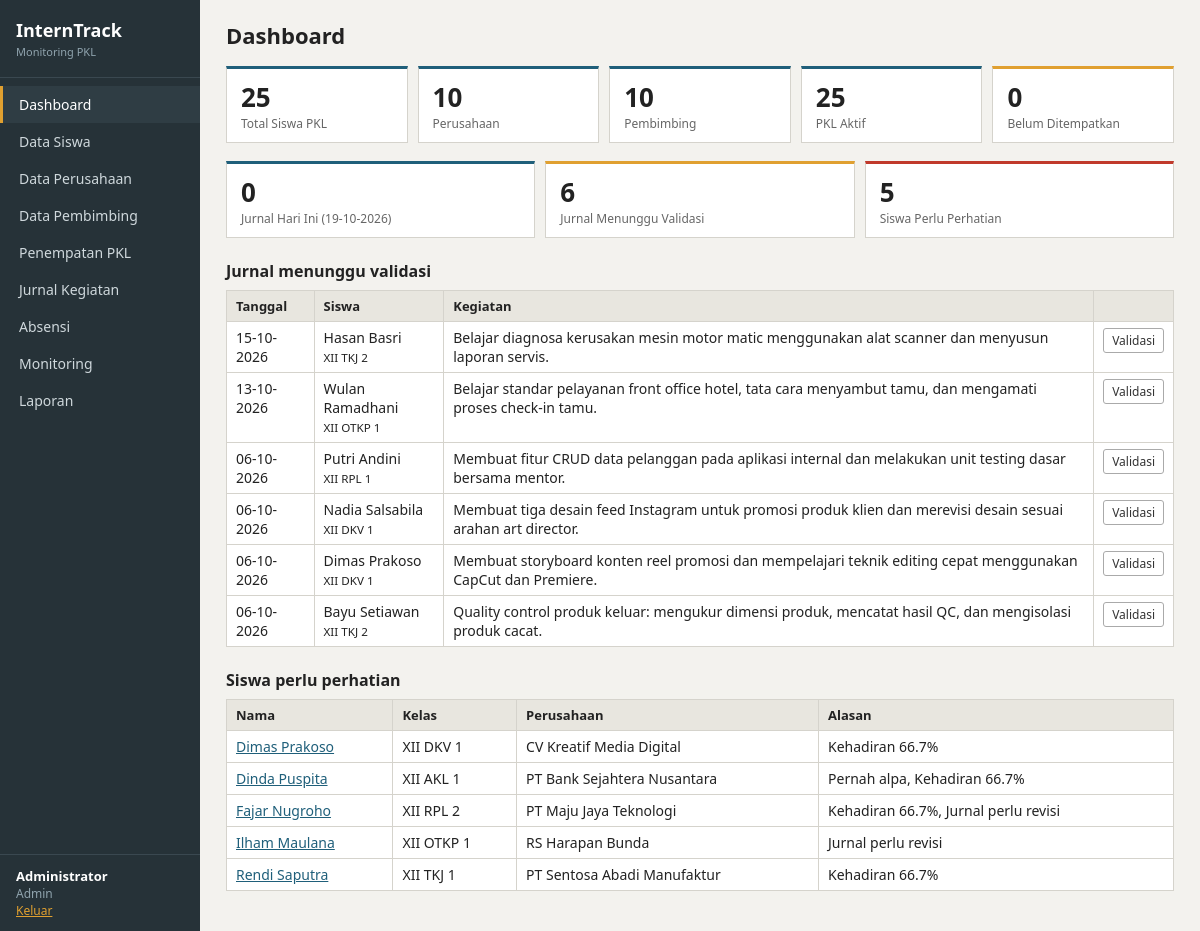
Page /admin/dashboard.php (signed in) on the committed database.
### tables this page shows
CREATE TABLE jurnal (
    id_jurnal INT AUTO_INCREMENT,
    id_siswa INT NOT NULL,
    tanggal DATE NOT NULL,
    kegiatan TEXT NOT NULL,
    status_validasi VARCHAR(20) DEFAULT 'Pending',
    PRIMARY KEY (id_jurnal),
    FOREIGN KEY (id_siswa) REFERENCES siswa(id_siswa) ON DELETE CASCADE ON UPDATE CASCADE
);

CREATE TABLE siswa (
    id_siswa INT AUTO_INCREMENT,
    nisn VARCHAR(10) NOT NULL UNIQUE,
    nama_siswa VARCHAR(100) NOT NULL,
    kelas VARCHAR(20),
    id_user INT UNIQUE,
    id_perusahaan INT,
    id_pembimbing INT,
    PRIMARY KEY (id_siswa),
    FOREIGN KEY (id_user) REFERENCES users(id_user) ON DELETE SET NULL ON UPDATE CASCADE,
    FOREIGN KEY (id_perusahaan) REFERENCES perusahaan(id_perusahaan) ON DELETE SET NULL ON UPDATE CASCADE,
    FOREIGN KEY (id_pembimbing) REFERENCES pembimbing(id_pembimbing) ON DELETE SET NULL ON UPDATE CASCADE
);

CREATE TABLE perusahaan (
    id_perusahaan INT AUTO_INCREMENT,
    nama_perusahaan VARCHAR(100) NOT NULL,
    alamat TEXT,
    id_user INT UNIQUE,
    PRIMARY KEY (id_perusahaan),
    FOREIGN KEY (id_user) REFERENCES users(id_user) ON DELETE SET NULL ON UPDATE CASCADE
);

### admin/dashboard.php (the view, shortened to what this page needs)
<?php
require __DIR__ . '/../config/config.php';
$u = me();
page_start('Dashboard', 'dashboard.php');
$p = []; $sc = scope($p);
$totalSiswa = val("SELECT COUNT(*) FROM siswa s WHERE $sc", $p);
$aktif      = val("SELECT COUNT(*) FROM siswa s WHERE $sc AND s.id_perusahaan IS NOT NULL AND s.id_pembimbing IS NOT NULL", $p);
$belum      = val("SELECT COUNT(*) FROM siswa s WHERE $sc AND s.id_perusahaan IS NULL AND s.id_pembimbing IS NULL", $p);
if ($u['role'] === 'admin') {
    $jmlPerusahaan = val("SELECT COUNT(*) FROM perusahaan");
    $jmlPembimbing = val("SELECT COUNT(*) FROM pembimbing");
} else {
    $jmlPerusahaan = val("SELECT COUNT(DISTINCT s.id_perusahaan) FROM siswa s WHERE $sc", $p);
    $jmlPembimbing = val("SELECT COUNT(DISTINCT s.id_pembimbing) FROM siswa s WHERE $sc", $p);
}
$jurnalHariIni = val("SELECT COUNT(*) FROM jurnal j JOIN siswa s ON s.id_siswa = j.id_siswa WHERE $sc AND j.tanggal = CURDATE()", $p);
$jurnalPending = val("SELECT COUNT(*) FROM jurnal j JOIN siswa s ON s.id_siswa = j.id_siswa WHERE $sc AND j.status_validasi = 'Pending'", $p);
$perhatian = [];
foreach (siswa_stats() as $r) {
    $a = alasan_perhatian($r);
    if ($a) $perhatian[] = [$r, $a];
}
$pending = all("SELECT j.*, s.nama_siswa, s.kelas FROM jurnal j JOIN siswa s ON s.id_siswa = j.id_siswa
                WHERE $sc AND j.status_validasi = 'Pending' ORDER BY j.tanggal DESC LIMIT 6", $p);
?>
<div class="stats">
    <div class="stat"><div class="n"><?= $totalSiswa ?></div><div class="l">Total Siswa PKL</div></div>
    <div class="stat"><div class="n"><?= $jmlPerusahaan ?></div><div class="l">Perusahaan</div></div>
    <div class="stat"><div class="n"><?= $jmlPembimbing ?></div><div class="l">Pembimbing</div></div>
    <div class="stat"><div class="n"><?= $aktif ?></div><div class="l">PKL Aktif</div></div>
    <div class="stat y"><div class="n"><?= $belum ?></div><div class="l">Belum Ditempatkan</div></div>
</div>
<div class="stats">
    <div class="stat"><div class="n"><?= $jurnalHariIni ?></div><div class="l">Jurnal Hari Ini (<?= date('d-m-Y') ?>)</div></div>
    <div class="stat y"><div class="n"><?= $jurnalPending ?></div><div class="l">Jurnal Menunggu Validasi</div></div>
    <div class="stat warn"><div class="n"><?= count($perhatian) ?></div><div class="l">Siswa Perlu Perhatian</div></div>
</div>
<h2>Jurnal menunggu validasi</h2>
<table>
    <tr><th>Tanggal</th><th>Siswa</th><th>Kegiatan</th><th></th></tr>
    <?php foreach ($pending as $j): ?>
        <tr>
            <td><?= tgl($j['tanggal']) ?></td>
            <td><?= e($j['nama_siswa']) ?><br><small><?= e($j['kelas']) ?></small></td>
            <td><?= e($j['kegiatan']) ?></td>
            <td class="act"><a class="btn btn-sm btn-gray" href="jurnal.php?status=Pending">Validasi</a></td>
        </tr>
    <?php endforeach; ?>
</table>
<h2>Siswa perlu perhatian</h2>
<table>
    <tr><th>Nama</th><th>Kelas</th><th>Perusahaan</th><th>Alasan</th></tr>
    <?php foreach ($perhatian as [$r, $a]): ?>
        <tr>
            <td><a href="siswa.php?act=detail&id=<?= $r['id_siswa'] ?>"><?= e($r['nama_siswa']) ?></a></td>
            <td><?= e($r['kelas']) ?></td>
            <td><?= e($r['nama_perusahaan'] ?: '-') ?></td>
            <td><?= e(implode(', ', $a)) ?></td>
        </tr>
    <?php endforeach; ?>
</table>
<?php page_end(); ?>

### config/config.php (shortened to what this page needs)
<?php
$DB_HOST = 'localhost';
$DB_NAME = 'interntrack';
$DB_USER = 'root';
$DB_PASS = '';
try {
    $db = new PDO("mysql:host=$DB_HOST;dbname=$DB_NAME;charset=utf8mb4", $DB_USER, $DB_PASS, [
        PDO::ATTR_ERRMODE => PDO::ERRMODE_EXCEPTION,
        PDO::ATTR_DEFAULT_FETCH_MODE => PDO::FETCH_ASSOC,
    ]);
} catch (PDOException $ex) {
    die('Koneksi database gagal. Pastikan database "' . htmlspecialchars($DB_NAME) . '" sudah dibuat dan SQL sudah di-import. <br>' . htmlspecialchars($ex->getMessage()));
}
function q($sql, $params = []) { global $db; $st = $db->prepare($sql); $st->execute($params); return $st; }
function all($sql, $params = []) { return q($sql, $params)->fetchAll(); }
function val($sql, $params = []) { return q($sql, $params)->fetchColumn(); }
function e($s) { return htmlspecialchars((string)$s, ENT_QUOTES, 'UTF-8'); }
function tgl($d) { return $d ? date('d-m-Y', strtotime($d)) : '-'; }
function pct($hadir, $total) { return $total > 0 ? round($hadir * 100 / $total, 1) : null; }
function me() { return $_SESSION['user'] ?? null; }
function scope(&$params, $a = 's') {
    $u = me();
    return '1=1';
}
function siswa_stats($where = '1=1', $extra = []) {
    $p = []; $sc = scope($p);
    $sql = "SELECT s.*, p.nama_perusahaan, b.nama_pembimbing,
              COALESCE(ab.total,0) total, COALESCE(ab.hadir,0) hadir, COALESCE(ab.terlambat,0) terlambat,
              COALESCE(ab.izin,0) izin, COALESCE(ab.sakit,0) sakit, COALESCE(ab.alpa,0) alpa,
              (SELECT COUNT(*) FROM jurnal j WHERE j.id_siswa = s.id_siswa) jml_jurnal,
              (SELECT COUNT(*) FROM jurnal j WHERE j.id_siswa = s.id_siswa AND j.status_validasi = 'Revisi') revisi,
              (SELECT COUNT(*) FROM monitoring m WHERE m.id_siswa = s.id_siswa) jml_monitoring
            FROM siswa s
            LEFT JOIN perusahaan p ON p.id_perusahaan = s.id_perusahaan
            LEFT JOIN pembimbing b ON b.id_pembimbing = s.id_pembimbing
            LEFT JOIN (SELECT id_siswa, COUNT(*) total,
                          SUM(status_hadir IN ('Hadir','Terlambat')) hadir,
                          SUM(status_hadir = 'Terlambat') terlambat,
                          SUM(status_hadir = 'Izin') izin,
                          SUM(status_hadir = 'Sakit') sakit,
                          SUM(status_hadir = 'Alpa') alpa
                       FROM absensi GROUP BY id_siswa) ab ON ab.id_siswa = s.id_siswa
            WHERE $sc AND ($where)
            ORDER BY s.nama_siswa";
    return all($sql, array_merge($p, $extra));
}
function alasan_perhatian($r) {
    $a = [];
    if ($r['alpa'] > 0) $a[] = 'Pernah alpa';
    $p = pct($r['hadir'], $r['total']);
    if ($p !== null && $p < 75) $a[] = 'Kehadiran ' . $p . '%';
    if ($r['revisi'] > 0) $a[] = 'Jurnal perlu revisi';
    return $a;
}
function page_start($title, $active = '') {
    $u = me();
    $all = ['admin', 'pembimbing', 'perusahaan', 'siswa'];
    $a = BASE . ($u['role'] === 'siswa' ? '/siswa/' : '/admin/');
    $menu = [
        [$a . 'dashboard.php', 'Dashboard', $all],
        [$a . 'siswa.php', 'Data Siswa', ['admin', 'pembimbing', 'perusahaan']],
        [$a . 'perusahaan.php', 'Data Perusahaan', ['admin']],
        [$a . 'pembimbing.php', 'Data Pembimbing', ['admin']],
        [$a . 'penempatan.php', 'Penempatan PKL', ['admin']],
        [$a . 'jurnal.php', 'Jurnal Kegiatan', $all],
        [$a . 'absensi.php', 'Absensi', $all],
        [$a . 'monitoring.php', 'Monitoring', $all],
        [BASE . '/laporan/laporan.php', 'Laporan', ['admin', 'pembimbing', 'perusahaan']],
    ];
    $roleLabel = ['admin' => 'Admin', 'pembimbing' => 'Guru Pembimbing', 'perusahaan' => 'Perusahaan', 'siswa' => 'Siswa'];
    echo '<!DOCTYPE html><html lang="id"><head><meta charset="utf-8"><meta name="viewport" content="width=device-width, initial-scale=1">';
    echo '<title>' . e($title) . ' - InternTrack</title><link rel="stylesheet" href="' . BASE . '/assets/style.css"></head><body>';
    echo '<div class="side"><div class="brand">InternTrack<small>Monitoring PKL</small></div><ul>';
    foreach ($menu as $m) {
        echo '<li><a href="' . $m[0] . '"' . ($active === basename($m[0]) ? ' class="on"' : '') . '>' . $m[1] . '</a></li>';
    }
    echo '</ul><div class="who"><b>' . e($u['name']) . '</b><br>' . $roleLabel[$u['role']] . '<br><a href="' . BASE . '/auth/logout.php">Keluar</a></div></div>';
    echo '<div class="main"><h1>' . e($title) . '</h1>';
}
function page_end() {
    echo '</div></body></html>';
}

### assets/style.css (style rules this page uses)
* { box-sizing: border-box; }
body { margin: 0; font-family: "Segoe UI", Arial, sans-serif; font-size: 14px; color: #222; background: #f3f2ee; }
a { color: #1f5f7a; }
.side { position: fixed; top: 0; left: 0; bottom: 0; width: 200px; background: #263238; color: #cfd8dc; display: flex; flex-direction: column; }
.brand { padding: 18px 16px; font-size: 18px; font-weight: bold; color: #fff; border-bottom: 1px solid #3a4850; }
.brand small { display: block; font-size: 11px; font-weight: normal; color: #90a4ae; margin-top: 2px; }
.side ul { list-style: none; margin: 0; padding: 8px 0; flex: 1; }
.side li a { display: block; padding: 9px 16px; color: #cfd8dc; text-decoration: none; border-left: 3px solid transparent; }
.side li a.on { background: #2f3d44; border-left-color: #e0a030; color: #fff; }
.who { padding: 12px 16px; font-size: 12px; border-top: 1px solid #3a4850; color: #90a4ae; }
.who b { color: #fff; font-size: 13px; }
.who a { color: #e0a030; }
.main { margin-left: 200px; padding: 20px 26px 40px; }
h1 { font-size: 22px; margin: 0 0 16px; }
h2 { font-size: 16px; margin: 22px 0 8px; }
.btn { display: inline-block; padding: 7px 13px; font: inherit; border: 1px solid #1f5f7a; background: #1f5f7a; color: #fff; text-decoration: none; cursor: pointer; border-radius: 3px; }
.btn-gray { background: #fff; color: #333; border-color: #aaa; }
.btn-sm { padding: 3px 8px; font-size: 12px; }
table { border-collapse: collapse; width: 100%; background: #fff; }
th, td { border: 1px solid #d5d3cc; padding: 6px 9px; text-align: left; vertical-align: top; }
th { background: #e8e6df; font-size: 13px; }
td.act { white-space: nowrap; }
.stats { display: flex; flex-wrap: wrap; gap: 10px; margin-bottom: 18px; }
.stat { background: #fff; border: 1px solid #d5d3cc; border-top: 3px solid #1f5f7a; padding: 10px 14px; min-width: 140px; flex: 1; }
.stat .n { font-size: 26px; font-weight: bold; }
.stat .l { font-size: 12px; color: #666; }
.stat.warn { border-top-color: #c0392b; }
.stat.y { border-top-color: #e0a030; }

### rows in the picture
jurnal: tanggal "15-10-2026", id_siswa.nama_siswa "Hasan Basri", id_siswa.kelas "XII TKJ 2", kegiatan "Belajar diagnosa kerusakan mesin motor matic menggunakan alat scanner dan menyusun laporan servis."
jurnal: tanggal "13-10-2026", id_siswa.nama_siswa "Wulan Ramadhani", id_siswa.kelas "XII OTKP 1", kegiatan "Belajar standar pelayanan front office hotel, tata cara menyambut tamu, dan mengamati proses check-in tamu."
jurnal: tanggal "06-10-2026", id_siswa.nama_siswa "Putri Andini", id_siswa.kelas "XII RPL 1", kegiatan "Membuat fitur CRUD data pelanggan pada aplikasi internal dan melakukan unit testing dasar bersama mentor."
jurnal: tanggal "06-10-2026", id_siswa.nama_siswa "Nadia Salsabila", id_siswa.kelas "XII DKV 1", kegiatan "Membuat tiga desain feed Instagram untuk promosi produk klien dan merevisi desain sesuai arahan art director."
jurnal: tanggal "06-10-2026", id_siswa.nama_siswa "Dimas Prakoso", id_siswa.kelas "XII DKV 1", kegiatan "Membuat storyboard konten reel promosi dan mempelajari teknik editing cepat menggunakan CapCut dan Premiere."
jurnal: tanggal "06-10-2026", id_siswa.nama_siswa "Bayu Setiawan", id_siswa.kelas "XII TKJ 2", kegiatan "Quality control produk keluar: mengukur dimensi produk, mencatat hasil QC, dan mengisolasi produk cacat."
siswa: nama_siswa "Dimas Prakoso", kelas "XII DKV 1", id_perusahaan.nama_perusahaan "CV Kreatif Media Digital", a "Kehadiran 66.7%"
siswa: nama_siswa "Dinda Puspita", kelas "XII AKL 1", id_perusahaan.nama_perusahaan "PT Bank Sejahtera Nusantara", a "Pernah alpa, Kehadiran 66.7%"
siswa: nama_siswa "Fajar Nugroho", kelas "XII RPL 2", id_perusahaan.nama_perusahaan "PT Maju Jaya Teknologi", a "Kehadiran 66.7%, Jurnal perlu revisi"
siswa: nama_siswa "Ilham Maulana", kelas "XII OTKP 1", id_perusahaan.nama_perusahaan "RS Harapan Bunda", a "Jurnal perlu revisi"
siswa: nama_siswa "Rendi Saputra", kelas "XII TKJ 1", id_perusahaan.nama_perusahaan "PT Sentosa Abadi Manufaktur", a "Kehadiran 66.7%"

### other values in the picture
$m[1] "Dashboard"
$m[1] "Data Siswa"
$m[1] "Data Perusahaan"
$m[1] "Data Pembimbing"
$m[1] "Penempatan PKL"
$m[1] "Jurnal Kegiatan"
$m[1] "Absensi"
$m[1] "Monitoring"
$m[1] "Laporan"
$u['name'] "Administrator"
$roleLabel[$u['role']] "Admin"
$title "Dashboard"
$totalSiswa "25"
$jmlPerusahaan "10"
$jmlPembimbing "10"
